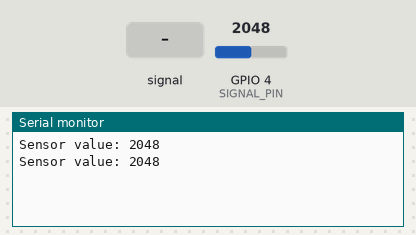
Bench run of a sketch on a simulated ESP32. On the bench: the last lines printed to the serial monitor. Inputs (shaded band) come from the test bench; at power-on: GPIO 4 (SIGNAL_PIN) = 2048.

Above: at 2.0 s.
2.1 s: GPIO 4 (SIGNAL_PIN) fed a 200 Hz sine of ±327 counts around its level
At 3.2 s:
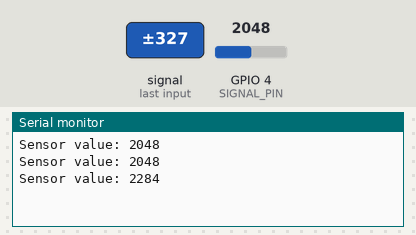
3.6 s: GPIO 4 (SIGNAL_PIN) set to 2866
At 4.9 s:
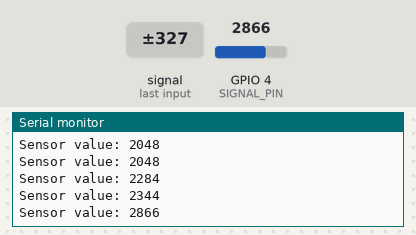
5.1 s: GPIO 4 (SIGNAL_PIN) fed a 1000 Hz sine of ±1023 counts around its level
At 6.2 s:
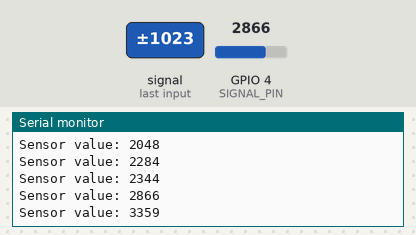
6.6 s: GPIO 4 (SIGNAL_PIN) set to 3603
At 7.6 s:
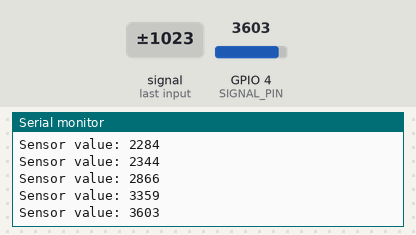
Timing chart, 0 to 9.1 s (numbered marks = the images above; inputs shaded):
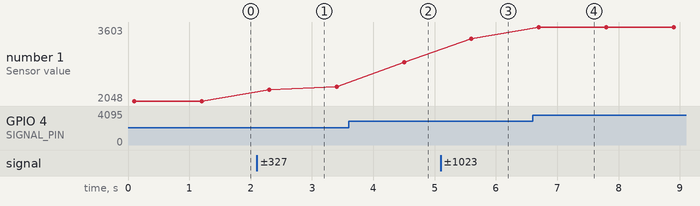

The sketch:

part_1_lab_4.ino
```cpp
#define POWER_PIN  15 // ESP32 pin GIOP18 connected to sensor's VCC pin
#define SIGNAL_PIN 4 // ESP32 pin GIOP36 (ADC0) connected to sensor's signal pin

int value = 0; // variable to store the sensor value

void setup() {
  Serial.begin(9600);
  pinMode(POWER_PIN, OUTPUT);   // configure pin as an OUTPUT
  digitalWrite(POWER_PIN, LOW); // turn the sensor OFF
}

void loop() {
  digitalWrite(POWER_PIN, HIGH);  // turn the sensor ON
  delay(100);                      // wait 10 milliseconds
  value = analogRead(SIGNAL_PIN); // read the analog value from sensor
  digitalWrite(POWER_PIN, LOW);   // turn the sensor OFF

  Serial.print("Sensor value: ");
  Serial.println(value);

  delay(1000);
}
```

Measured:
- after the input at 2.1 s, the serial monitor: prints a new line after 0.20 s (image 1)
- after the input at 3.6 s, the serial monitor: prints a new line after 0.90 s (image 2)
- after the input at 5.1 s, the serial monitor: prints a new line after 0.50 s (image 3)
- after the input at 6.6 s, the serial monitor: prints a new line after 0.10 s (image 4)
- plotted number 1: 2048 → 2344 after the input at 2.1 s, 2344 → 2866 after the input at 3.6 s, 2866 → 3359 after the input at 5.1 s, 3359 → 3603 after the input at 6.6 s
